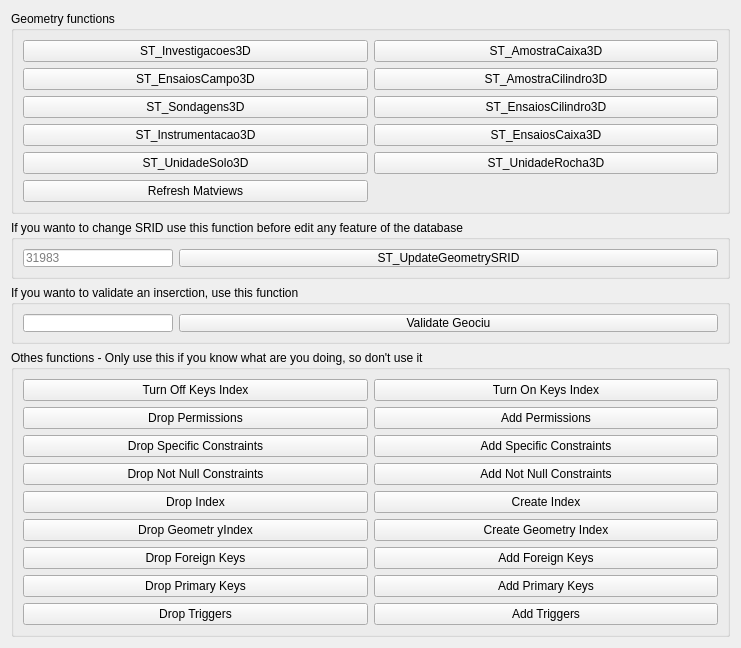
          <widget class="QWidget" name="page">
           <property name="geometry">
            <rect>
             <x>0</x>
             <y>0</y>
             <width>741</width>
             <height>637</height>
            </rect>
           </property>
           <attribute name="label">
            <string>Geometry</string>
           </attribute>
           <layout class="QGridLayout" name="gridLayout_23">
            <item row="0" column="0">
             <widget class="QGroupBox" name="groupBox_4">
              <property name="maximumSize">
               <size>
                <width>16777215</width>
                <height>240</height>
               </size>
              </property>
              <property name="title">
               <string>Geometry functions</string>
              </property>
              <layout class="QGridLayout" name="gridLayout_14">
               <item row="3" column="1">
                <widget class="QPushButton" name="pushButtonST_EnsaiosCaixa3D">
                 <property name="text">
                  <string>ST_EnsaiosCaixa3D</string>
                 </property>
                </widget>
               </item>
               <item row="4" column="1">
                <widget class="QPushButton" name="pushButtonST_UnidadeRocha3D">
                 <property name="text">
                  <string>ST_UnidadeRocha3D</string>
                 </property>
                </widget>
               </item>
               <item row="4" column="0">
                <widget class="QPushButton" name="pushButtonST_UnidadeSolo3D">
                 <property name="text">
                  <string>ST_UnidadeSolo3D</string>
                 </property>
                </widget>
               </item>
               <item row="0" column="1">
                <widget class="QPushButton" name="pushButtonST_AmostraCaixa3D">
                 <property name="text">
                  <string>ST_AmostraCaixa3D</string>
                 </property>
                </widget>
               </item>
               <item row="1" column="0">
                <widget class="QPushButton" name="pushButtonST_EnsaiosCampo3D">
                 <property name="text">
                  <string>ST_EnsaiosCampo3D</string>
                 </property>
                </widget>
               </item>
               <item row="1" column="1">
                <widget class="QPushButton" name="pushButtonST_AmostraCilindro3D">
                 <property name="text">
                  <string>ST_AmostraCilindro3D</string>
                 </property>
                </widget>
               </item>
               <item row="2" column="0">
                <widget class="QPushButton" name="pushButtonST_Sondagens3D">
                 <property name="text">
                  <string>ST_Sondagens3D</string>
                 </property>
                </widget>
               </item>
               <item row="3" column="0">
                <widget class="QPushButton" name="pushButtonST_Instrumentacao3D">
                 <property name="text">
                  <string>ST_Instrumentacao3D</string>
                 </property>
                </widget>
               </item>
               <item row="0" column="0">
                <widget class="QPushButton" name="pushButtonST_Investigacoes3D">
                 <property name="text">
                  <string>ST_Investigacoes3D</string>
                 </property>
                </widget>
               </item>
               <item row="2" column="1">
                <widget class="QPushButton" name="pushButtonST_EnsaiosCilindro3D">
                 <property name="text">
                  <string>ST_EnsaiosCilindro3D</string>
                 </property>
                </widget>
               </item>
               <item row="5" column="0">
                <widget class="QPushButton" name="pushButtonRefreshMatviews">
                 <property name="text">
                  <string>Refresh Matviews</string>
                 </property>
                </widget>
               </item>
              </layout>
             </widget>
            </item>
            <item row="1" column="0">
             <widget class="QGroupBox" name="groupBox_7">
              <property name="maximumSize">
               <size>
                <width>16777215</width>
                <height>59</height>
               </size>
              </property>
              <property name="title">
               <string>If you wanto to change SRID use this function before edit any feature of the database</string>
              </property>
              <layout class="QHBoxLayout" name="horizontalLayout">
               <item>
                <widget class="QLineEdit" name="lineEditST_UpdateGeometrySRID">
                 <property name="maximumSize">
                  <size>
                   <width>150</width>
                   <height>16777215</height>
                  </size>
                 </property>
                 <property name="inputMask">
                  <string/>
                 </property>
                 <property name="frame">
                  <bool>true</bool>
                 </property>
                 <property name="placeholderText">
                  <string>31983</string>
                 </property>
                </widget>
               </item>
               <item>
                <widget class="QPushButton" name="pushButtonST_UpdateGeometrySRID">
                 <property name="text">
                  <string>ST_UpdateGeometrySRID</string>
                 </property>
                </widget>
               </item>
              </layout>
             </widget>
            </item>
            <item row="2" column="0">
             <widget class="QGroupBox" name="groupBox_9">
              <property name="maximumSize">
               <size>
                <width>16777215</width>
                <height>59</height>
               </size>
              </property>
              <property name="title">
               <string>If you wanto to validate an inserction, use this function</string>
              </property>
              <layout class="QHBoxLayout" name="horizontalLayout_2">
               <item>
                <widget class="QLineEdit" name="lineEditST_validateSelectedGeociu">
                 <property name="maximumSize">
                  <size>
                   <width>150</width>
                   <height>16777215</height>
                  </size>
                 </property>
                </widget>
               </item>
               <item>
                <widget class="QPushButton" name="pushButtonvalidateSelectedGeociu">
                 <property name="text">
                  <string>Validate Geociu</string>
                 </property>
                </widget>
               </item>
              </layout>
             </widget>
            </item>
            <item row="3" column="0">
             <widget class="QGroupBox" name="groupBox_6">
              <property name="title">
               <string>Othes functions - Only use this if you know what are you doing, so don't use it</string>
              </property>
              <layout class="QGridLayout" name="gridLayout_22">
               <item row="7" column="0">
                <widget class="QPushButton" name="pushButtonDropPrimaryKeys">
                 <property name="text">
                  <string>Drop Primary Keys</string>
                 </property>
                </widget>
               </item>
               <item row="0" column="1">
                <widget class="QPushButton" name="pushButtonTurnOnKeysIndex">
                 <property name="text">
                  <string>Turn On Keys Index</string>
                 </property>
                </widget>
               </item>
               <item row="5" column="0">
                <widget class="QPushButton" name="pushButtonDropGeometryIndex">
                 <property name="text">
                  <string>Drop Geometr yIndex</string>
                 </property>
                </widget>
               </item>
               <item row="2" column="1">
                <widget class="QPushButton" name="pushButtonAddSpecificConstraints">
                 <property name="text">
                  <string>Add Specific Constraints</string>
                 </property>
                </widget>
               </item>
               <item row="1" column="0">
                <widget class="QPushButton" name="pushButtonDropPermissions">
                 <property name="text">
                  <string>Drop Permissions</string>
                 </property>
                </widget>
               </item>
               <item row="6" column="1">
                <widget class="QPushButton" name="pushButtonAddForeignKeys">
                 <property name="text">
                  <string>Add Foreign Keys</string>
                 </property>
                </widget>
               </item>
               <item row="2" column="0">
                <widget class="QPushButton" name="pushButtonDropSpecificConstraints">
                 <property name="text">
                  <string>Drop Specific Constraints</string>
                 </property>
                </widget>
               </item>
               <item row="1" column="1">
                <widget class="QPushButton" name="pushButtonAddPermissions">
                 <property name="text">
                  <string>Add Permissions</string>
                 </property>
                </widget>
               </item>
               <item row="5" column="1">
                <widget class="QPushButton" name="pushButtonCreateGeometryIndex">
                 <property name="text">
                  <string>Create Geometry Index</string>
                 </property>
                </widget>
               </item>
               <item row="7" column="1">
                <widget class="QPushButton" name="pushButtonAddPrimaryKeys">
                 <property name="text">
                  <string>Add Primary Keys</string>
                 </property>
                </widget>
               </item>
               <item row="3" column="0">
                <widget class="QPushButton" name="pushButtonDropNotNullConstraints">
                 <property name="text">
                  <string>Drop Not Null Constraints</string>
                 </property>
                </widget>
               </item>
               <item row="3" column="1">
                <widget class="QPushButton" name="pushButtonAddNotNullConstraints">
                 <property name="text">
                  <string>Add Not Null Constraints</string>
                 </property>
                </widget>
               </item>
               <item row="4" column="1">
                <widget class="QPushButton" name="pushButtonCreateIndex">
                 <property name="text">
                  <string>Create Index</string>
                 </property>
                </widget>
               </item>
               <item row="6" column="0">
                <widget class="QPushButton" name="pushButtonDropForeignKeys">
                 <property name="text">
                  <string>Drop Foreign Keys</string>
                 </property>
                </widget>
               </item>
               <item row="4" column="0">
                <widget class="QPushButton" name="pushButtonDropIndex">
                 <property name="text">
                  <string>Drop Index</string>
                 </property>
                </widget>
               </item>
               <item row="0" column="0">
                <widget class="QPushButton" name="pushButtonTurnOffKeysIndex">
                 <property name="text">
                  <string>Turn Off Keys Index</string>
                 </property>
                </widget>
               </item>
               <item row="8" column="1">
                <widget class="QPushButton" name="pushButtonAddTriggers">
                 <property name="text">
                  <string>Add Triggers</string>
                 </property>
                </widget>
               </item>
               <item row="8" column="0">
                <widget class="QPushButton" name="pushButtonDropTriggers">
                 <property name="text">
                  <string>Drop Triggers</string>
                 </property>
                </widget>
               </item>
              </layout>
             </widget>
            </item>
           </layout>
          </widget>
